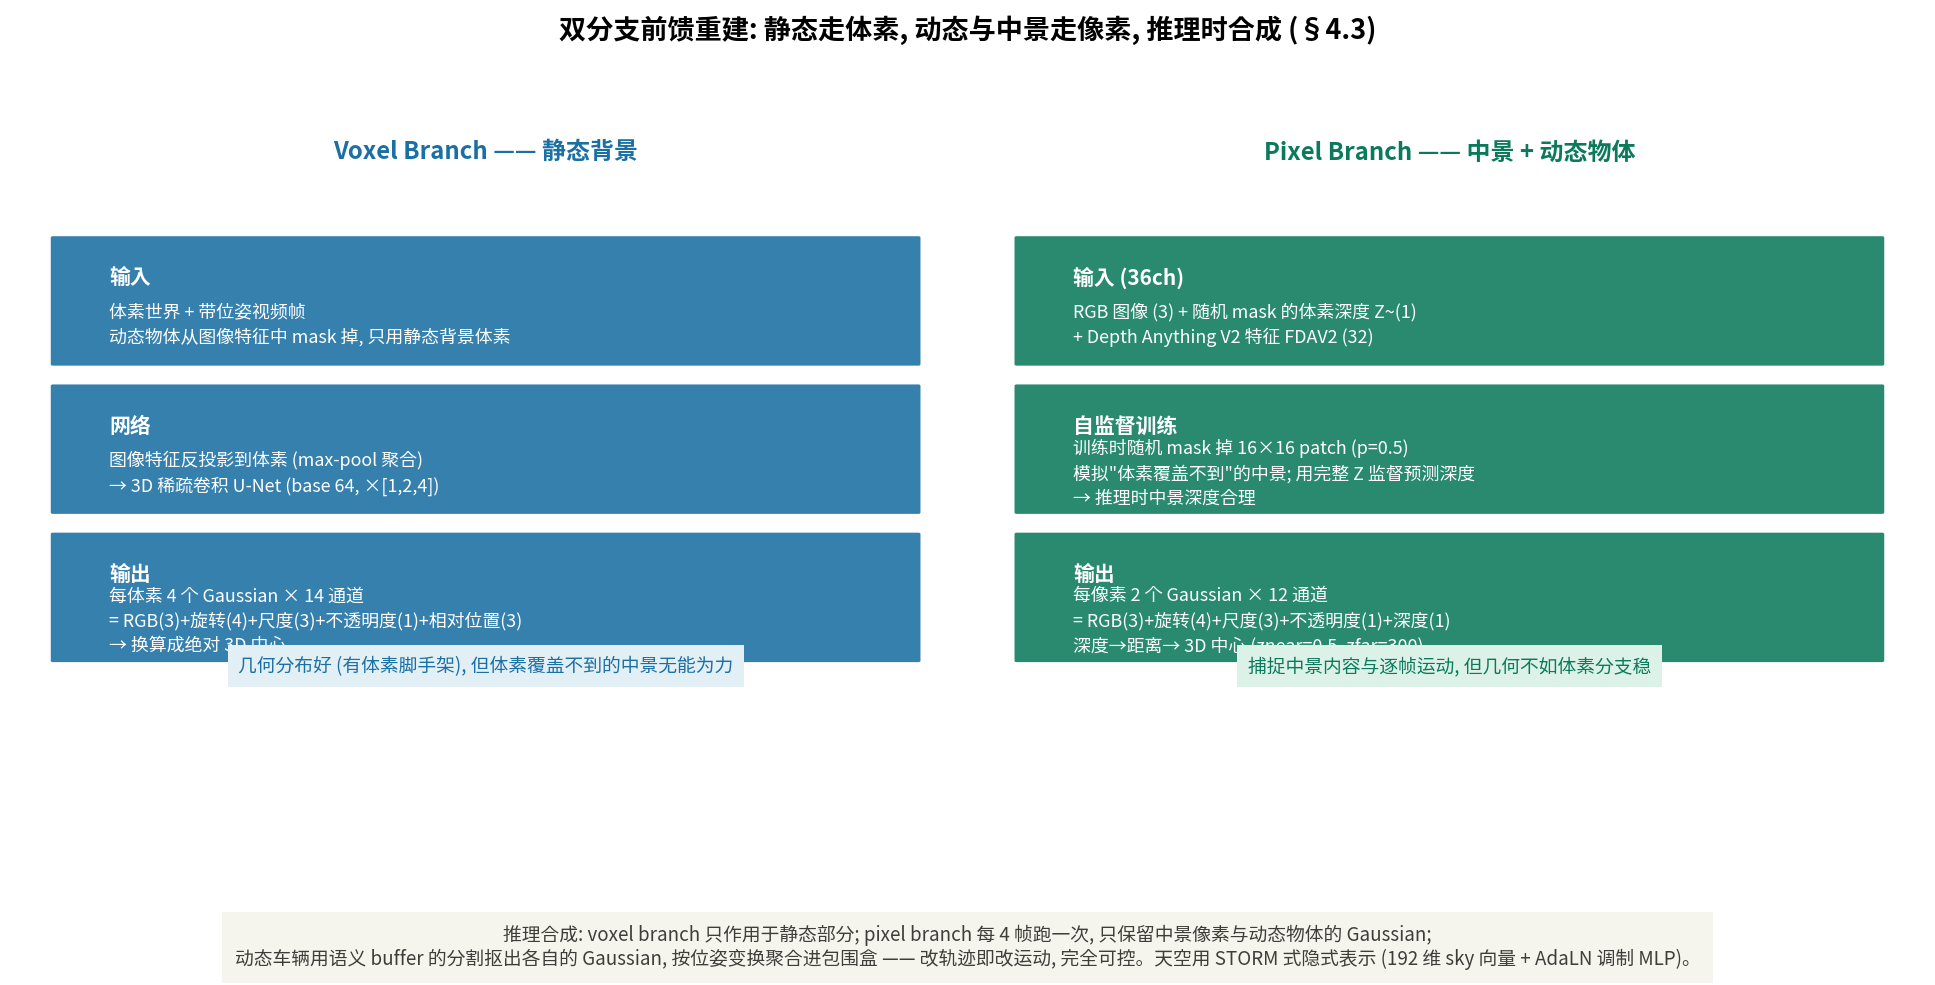

Recreate this plot in Python.
# -*- coding: utf-8 -*-
"""InfiniCube Fig 3: 双分支前馈重建 —— voxel branch 管静态背景, pixel branch 管
mid-ground 与动态物体, 推理时合成 (§4.3).
voxel branch: 每体素 4 个 Gaussian × 14 通道; pixel branch: 每像素 2 个 Gaussian × 12 通道.
"""
import matplotlib
matplotlib.use("Agg")
import matplotlib.pyplot as plt
from matplotlib.patches import FancyBboxPatch, FancyArrowPatch

plt.rcParams["font.family"] = "Noto Sans CJK JP"
plt.rcParams["axes.unicode_minus"] = False

BLUE, GREEN, ORANGE, PURPLE = "#1a6fa3", "#0b7a5c", "#9e5c00", "#6a55c2"
GRAY = "#6e737b"

fig, axes = plt.subplots(1, 2, figsize=(13, 6.6))
fig.patch.set_facecolor("white")
fig.suptitle("双分支前馈重建: 静态走体素, 动态与中景走像素, 推理时合成 (§4.3)", fontsize=13,
             weight="bold")

def panel(ax, title, branch_name, rows, color):
    ax.set_xlim(0, 10)
    ax.set_ylim(0, 10)
    ax.axis("off")
    ax.set_title(title, fontsize=11.5, weight="bold", color=color, pad=10)
    y = 9.0
    for head, body in rows:
        b = FancyBboxPatch((0.4, y - 1.55), 9.2, 1.75, boxstyle="round,pad=0.02",
                           fc=color, ec="none", alpha=0.88)
        ax.add_patch(b)
        ax.text(1.0, y - 0.35, head, fontsize=10, weight="bold", color="white", va="center")
        ax.text(1.0, y - 1.0, body, fontsize=8.6, color="white", va="center", linespacing=1.45)
        y -= 2.05
    return y

# ---------- voxel branch ----------
y_end = panel(axes[0], "Voxel Branch —— 静态背景", "voxel", [
    ("输入", "体素世界 + 带位姿视频帧\n动态物体从图像特征中 mask 掉, 只用静态背景体素"),
    ("网络", "图像特征反投影到体素 (max-pool 聚合)\n→ 3D 稀疏卷积 U-Net (base 64, ×[1,2,4])"),
    ("输出", "每体素 4 个 Gaussian × 14 通道\n= RGB(3)+旋转(4)+尺度(3)+不透明度(1)+相对位置(3)\n→ 换算成绝对 3D 中心"),
], BLUE)
axes[0].text(5, y_end + 0.35, "几何分布好 (有体素脚手架), 但体素覆盖不到的中景无能为力",
             ha="center", fontsize=9, color=BLUE, style="italic",
             bbox=dict(fc="#e2eff5", ec="none", pad=5))

# ---------- pixel branch ----------
y_end = panel(axes[1], "Pixel Branch —— 中景 + 动态物体", "pixel", [
    ("输入 (36ch)", "RGB 图像 (3) + 随机 mask 的体素深度 Z~(1)\n+ Depth Anything V2 特征 FDAV2 (32)"),
    ("自监督训练", "训练时随机 mask 掉 16×16 patch (p=0.5)\n模拟\"体素覆盖不到\"的中景; 用完整 Z 监督预测深度\n→ 推理时中景深度合理"),
    ("输出", "每像素 2 个 Gaussian × 12 通道\n= RGB(3)+旋转(4)+尺度(3)+不透明度(1)+深度(1)\n深度→距离→ 3D 中心 (znear=0.5, zfar=300)"),
], GREEN)
axes[1].text(5, y_end + 0.35, "捕捉中景内容与逐帧运动, 但几何不如体素分支稳",
             ha="center", fontsize=9, color=GREEN, style="italic",
             bbox=dict(fc="#dcf2e8", ec="none", pad=5))

fig.text(0.5, 0.02,
         "推理合成: voxel branch 只作用于静态部分; pixel branch 每 4 帧跑一次, 只保留中景像素与动态物体的 Gaussian;\n"
         "动态车辆用语义 buffer 的分割抠出各自的 Gaussian, 按位姿变换聚合进包围盒 —— 改轨迹即改运动, 完全可控。天空用 STORM 式隐式表示 (192 维 sky 向量 + AdaLN 调制 MLP)。",
         ha="center", fontsize=9, color="#3d3d3a", style="italic",
         bbox=dict(fc="#f5f4ed", ec="none", pad=6))

fig.tight_layout(rect=[0, 0.06, 1, 0.93])
out = "/home/hatch/workspace/your_files/paper-xray-100/papers/049-WM-infinicube/fig-dualbranch.png"
fig.savefig(out, dpi=150, bbox_inches="tight")
print("saved", out)
